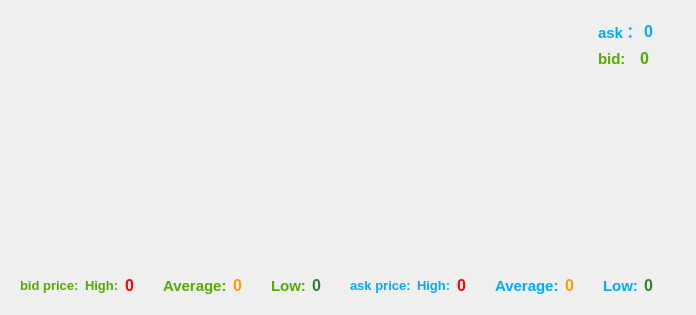
         <widget class="QWidget" name="widget_3" native="true">
          <property name="maximumSize">
           <size>
            <width>10000</width>
            <height>16777215</height>
           </size>
          </property>
          <layout class="QVBoxLayout" name="verticalLayout_7">
           <item>
            <widget class="QtCharts::QChartView" name="chart_2" native="true">
             <property name="minimumSize">
              <size>
               <width>0</width>
               <height>250</height>
              </size>
             </property>
             <property name="maximumSize">
              <size>
               <width>100000</width>
               <height>16777215</height>
              </size>
             </property>
             <layout class="QVBoxLayout" name="verticalLayout_18">
              <item>
               <layout class="QHBoxLayout" name="horizontalLayout_15">
                <item>
                 <spacer name="horizontalSpacer">
                  <property name="orientation">
                   <enum>Qt::Horizontal</enum>
                  </property>
                  <property name="sizeHint" stdset="0">
                   <size>
                    <width>40</width>
                    <height>20</height>
                   </size>
                  </property>
                 </spacer>
                </item>
                <item>
                 <layout class="QVBoxLayout" name="verticalLayout_15">
                  <item>
                   <layout class="QHBoxLayout" name="horizontalLayout_50">
                    <item>
                     <widget class="QLabel" name="label_63">
                      <property name="font">
                       <font>
                        <pointsize>11</pointsize>
                        <weight>75</weight>
                        <bold>true</bold>
                       </font>
                      </property>
                      <property name="styleSheet">
                       <string notr="true">color: rgb(0, 170, 255);</string>
                      </property>
                      <property name="text">
                       <string>ask：</string>
                      </property>
                     </widget>
                    </item>
                    <item>
                     <widget class="QLabel" name="label_rival_now_ask">
                      <property name="font">
                       <font>
                        <pointsize>12</pointsize>
                        <weight>75</weight>
                        <bold>true</bold>
                       </font>
                      </property>
                      <property name="styleSheet">
                       <string notr="true">color: rgb(0, 170, 255);</string>
                      </property>
                      <property name="text">
                       <string>0     </string>
                      </property>
                     </widget>
                    </item>
                   </layout>
                  </item>
                  <item>
                   <layout class="QHBoxLayout" name="horizontalLayout_29">
                    <item>
                     <widget class="QLabel" name="label_64">
                      <property name="font">
                       <font>
                        <pointsize>11</pointsize>
                        <weight>75</weight>
                        <bold>true</bold>
                       </font>
                      </property>
                      <property name="styleSheet">
                       <string notr="true">color: rgb(85, 170, 0);</string>
                      </property>
                      <property name="text">
                       <string>bid:</string>
                      </property>
                     </widget>
                    </item>
                    <item>
                     <widget class="QLabel" name="label_rival_now_bid">
                      <property name="font">
                       <font>
                        <pointsize>12</pointsize>
                        <weight>75</weight>
                        <bold>true</bold>
                       </font>
                      </property>
                      <property name="styleSheet">
                       <string notr="true">color: rgb(85, 170, 0);</string>
                      </property>
                      <property name="text">
                       <string>0     </string>
                      </property>
                     </widget>
                    </item>
                   </layout>
                  </item>
                 </layout>
                </item>
               </layout>
              </item>
              <item>
               <spacer name="verticalSpacer_2">
                <property name="orientation">
                 <enum>Qt::Vertical</enum>
                </property>
                <property name="sizeHint" stdset="0">
                 <size>
                  <width>20</width>
                  <height>163</height>
                 </size>
                </property>
               </spacer>
              </item>
             </layout>
            </widget>
           </item>
           <item>
            <widget class="QWidget" name="widget_4" native="true">
             <property name="maximumSize">
              <size>
               <width>16777215</width>
               <height>70</height>
              </size>
             </property>
             <property name="font">
              <font>
               <pointsize>9</pointsize>
              </font>
             </property>
             <layout class="QHBoxLayout" name="horizontalLayout_22">
              <item>
               <layout class="QHBoxLayout" name="horizontalLayout_19">
                <item>
                 <widget class="QLabel" name="label_37">
                  <property name="font">
                   <font>
                    <pointsize>10</pointsize>
                    <weight>75</weight>
                    <bold>true</bold>
                   </font>
                  </property>
                  <property name="styleSheet">
                   <string notr="true">color: rgb(85, 170, 0);</string>
                  </property>
                  <property name="text">
                   <string>bid price:</string>
                  </property>
                 </widget>
                </item>
                <item>
                 <layout class="QHBoxLayout" name="horizontalLayout_3">
                  <item>
                   <widget class="QLabel" name="label_28">
                    <property name="minimumSize">
                     <size>
                      <width>0</width>
                      <height>0</height>
                     </size>
                    </property>
                    <property name="font">
                     <font>
                      <pointsize>10</pointsize>
                      <weight>75</weight>
                      <bold>true</bold>
                     </font>
                    </property>
                    <property name="styleSheet">
                     <string notr="true">color: rgb(85, 170, 0);</string>
                    </property>
                    <property name="text">
                     <string>High:</string>
                    </property>
                   </widget>
                  </item>
                  <item>
                   <widget class="QLabel" name="label_high_rival_bid">
                    <property name="font">
                     <font>
                      <pointsize>12</pointsize>
                      <weight>75</weight>
                      <bold>true</bold>
                     </font>
                    </property>
                    <property name="styleSheet">
                     <string notr="true">color: rgb(255, 0, 0);</string>
                    </property>
                    <property name="text">
                     <string>0     </string>
                    </property>
                   </widget>
                  </item>
                 </layout>
                </item>
                <item>
                 <layout class="QHBoxLayout" name="horizontalLayout_31">
                  <item>
                   <widget class="QLabel" name="label_39">
                    <property name="minimumSize">
                     <size>
                      <width>0</width>
                      <height>0</height>
                     </size>
                    </property>
                    <property name="font">
                     <font>
                      <pointsize>11</pointsize>
                      <weight>75</weight>
                      <bold>true</bold>
                     </font>
                    </property>
                    <property name="styleSheet">
                     <string notr="true">color: rgb(85, 170, 0);</string>
                    </property>
                    <property name="text">
                     <string>Average:</string>
                    </property>
                   </widget>
                  </item>
                  <item>
                   <widget class="QLabel" name="label_average_rival_bid">
                    <property name="font">
                     <font>
                      <pointsize>12</pointsize>
                      <weight>75</weight>
                      <bold>true</bold>
                     </font>
                    </property>
                    <property name="styleSheet">
                     <string notr="true">color: rgb(255, 155, 0);</string>
                    </property>
                    <property name="text">
                     <string>0     </string>
                    </property>
                   </widget>
                  </item>
                 </layout>
                </item>
                <item>
                 <layout class="QHBoxLayout" name="horizontalLayout_28">
                  <item>
                   <widget class="QLabel" name="label_43">
                    <property name="font">
                     <font>
                      <pointsize>11</pointsize>
                      <weight>75</weight>
                      <bold>true</bold>
                     </font>
                    </property>
                    <property name="styleSheet">
                     <string notr="true">color: rgb(85, 170, 0);</string>
                    </property>
                    <property name="text">
                     <string>Low:</string>
                    </property>
                   </widget>
                  </item>
                  <item>
                   <widget class="QLabel" name="label_low_rival_bid">
                    <property name="font">
                     <font>
                      <pointsize>12</pointsize>
                      <weight>75</weight>
                      <bold>true</bold>
                     </font>
                    </property>
                    <property name="styleSheet">
                     <string notr="true">color: rgb(50, 125, 50);</string>
                    </property>
                    <property name="text">
                     <string>0     </string>
                    </property>
                   </widget>
                  </item>
                 </layout>
                </item>
               </layout>
              </item>
              <item>
               <layout class="QHBoxLayout" name="horizontalLayout_20">
                <item>
                 <widget class="QLabel" name="label_51">
                  <property name="font">
                   <font>
                    <pointsize>10</pointsize>
                    <weight>75</weight>
                    <bold>true</bold>
                    <underline>false</underline>
                    <kerning>true</kerning>
                   </font>
                  </property>
                  <property name="styleSheet">
                   <string notr="true">color: rgb(0, 170, 255);</string>
                  </property>
                  <property name="text">
                   <string>ask price:</string>
                  </property>
                 </widget>
                </item>
                <item>
                 <layout class="QHBoxLayout" name="horizontalLayout_21">
                  <item>
                   <widget class="QLabel" name="label_44">
                    <property name="minimumSize">
                     <size>
                      <width>0</width>
                      <height>0</height>
                     </size>
                    </property>
                    <property name="font">
                     <font>
                      <pointsize>10</pointsize>
                      <weight>75</weight>
                      <bold>true</bold>
                     </font>
                    </property>
                    <property name="styleSheet">
                     <string notr="true">color: rgb(0, 170, 255);</string>
                    </property>
                    <property name="text">
                     <string>High:</string>
                    </property>
                   </widget>
                  </item>
                  <item>
                   <widget class="QLabel" name="label_high_rival_ask">
                    <property name="font">
                     <font>
                      <pointsize>12</pointsize>
                      <weight>75</weight>
                      <bold>true</bold>
                     </font>
                    </property>
                    <property name="styleSheet">
                     <string notr="true">color: rgb(255, 0, 0);</string>
                    </property>
                    <property name="text">
                     <string>0     </string>
                    </property>
                   </widget>
                  </item>
                 </layout>
                </item>
                <item>
                 <layout class="QHBoxLayout" name="horizontalLayout_35">
                  <item>
                   <widget class="QLabel" name="label_45">
                    <property name="minimumSize">
                     <size>
                      <width>0</width>
                      <height>0</height>
                     </size>
                    </property>
                    <property name="font">
                     <font>
                      <pointsize>11</pointsize>
                      <weight>75</weight>
                      <bold>true</bold>
                     </font>
                    </property>
                    <property name="styleSheet">
                     <string notr="true">color: rgb(0, 170, 255);</string>
                    </property>
                    <property name="text">
                     <string>Average:</string>
                    </property>
                   </widget>
                  </item>
                  <item>
                   <widget class="QLabel" name="label_average_rival_ask">
                    <property name="font">
                     <font>
                      <pointsize>12</pointsize>
                      <weight>75</weight>
                      <bold>true</bold>
                     </font>
                    </property>
                    <property name="styleSheet">
                     <string notr="true">color: rgb(255, 155, 0);</string>
                    </property>
                    <property name="text">
                     <string>0     </string>
                    </property>
                   </widget>
                  </item>
                 </layout>
                </item>
                <item>
                 <layout class="QHBoxLayout" name="horizontalLayout_43">
                  <item>
                   <widget class="QLabel" name="label_52">
                    <property name="font">
                     <font>
                      <pointsize>11</pointsize>
                      <weight>75</weight>
                      <bold>true</bold>
                     </font>
                    </property>
                    <property name="styleSheet">
                     <string notr="true">color: rgb(0, 170, 255);</string>
                    </property>
                    <property name="text">
                     <string>Low:</string>
                    </property>
                   </widget>
                  </item>
                  <item>
                   <widget class="QLabel" name="label_low_rival_ask">
                    <property name="font">
                     <font>
                      <pointsize>12</pointsize>
                      <weight>75</weight>
                      <bold>true</bold>
                     </font>
                    </property>
                    <property name="styleSheet">
                     <string notr="true">color: rgb(50, 125, 50);</string>
                    </property>
                    <property name="text">
                     <string>0     </string>
                    </property>
                   </widget>
                  </item>
                 </layout>
                </item>
               </layout>
              </item>
             </layout>
            </widget>
           </item>
          </layout>
         </widget>
